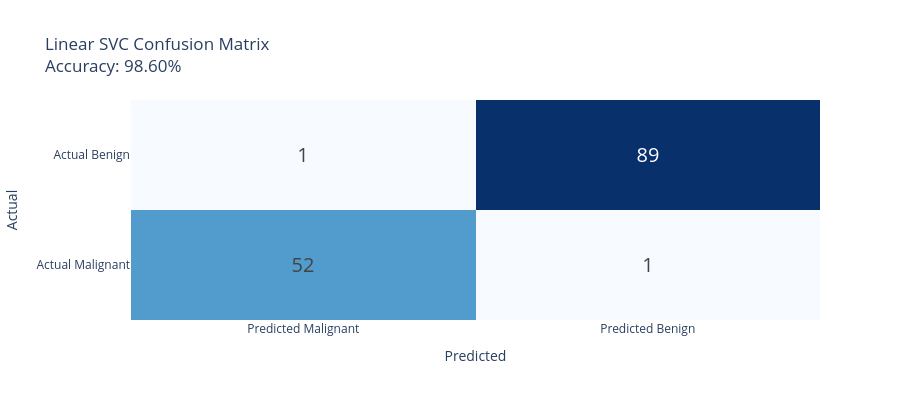

Notebook source saved alongside this figure:
### Code cell
# Confusion matrix visualization
cm = confusion_matrix(y_test, y_pred_linear)

fig = go.Figure(data=go.Heatmap(
    z=cm,
    x=['Predicted Malignant', 'Predicted Benign'],
    y=['Actual Malignant', 'Actual Benign'],
    text=cm,
    texttemplate='%{text}',
    textfont={"size": 20},
    colorscale='Blues',
    showscale=False
))

fig.update_layout(
    title=f'Linear SVC Confusion Matrix<br>Accuracy: {accuracy_linear:.2%}',
    height=400,
    xaxis_title='Predicted',
    yaxis_title='Actual'
)

fig.show()

### Figure 1 — Plotly figure (JSON) as saved in the notebook; plotly's stock layout.template omitted (floating-point values rounded to 4 significant figures)
{"data": [{"colorscale": [[0, "rgb(247,251,255)"], [0.125, "rgb(222,235,247)"], [0.25, "rgb(198,219,239)"], [0.375, "rgb(158,202,225)"], [0.5, "rgb(107,174,214)"], [0.625, "rgb(66,146,198)"], [0.75, "rgb(33,113,181)"], [0.875, "rgb(8,81,156)"], [1, "rgb(8,48,107)"]], "showscale": false, "text": [[52, 1], [1, 89]], "textfont": {"size": 20}, "texttemplate": "%{text}", "type": "heatmap", "x": ["Predicted Malignant", "Predicted Benign"], "y": ["Actual Malignant", "Actual Benign"], "z": [[52, 1], [1, 89]]}], "layout": {"height": 400, "title": {"text": "Linear SVC Confusion Matrix<br>Accuracy: 98.60%"}, "xaxis": {"title": {"text": "Predicted"}}, "yaxis": {"title": {"text": "Actual"}}}}
